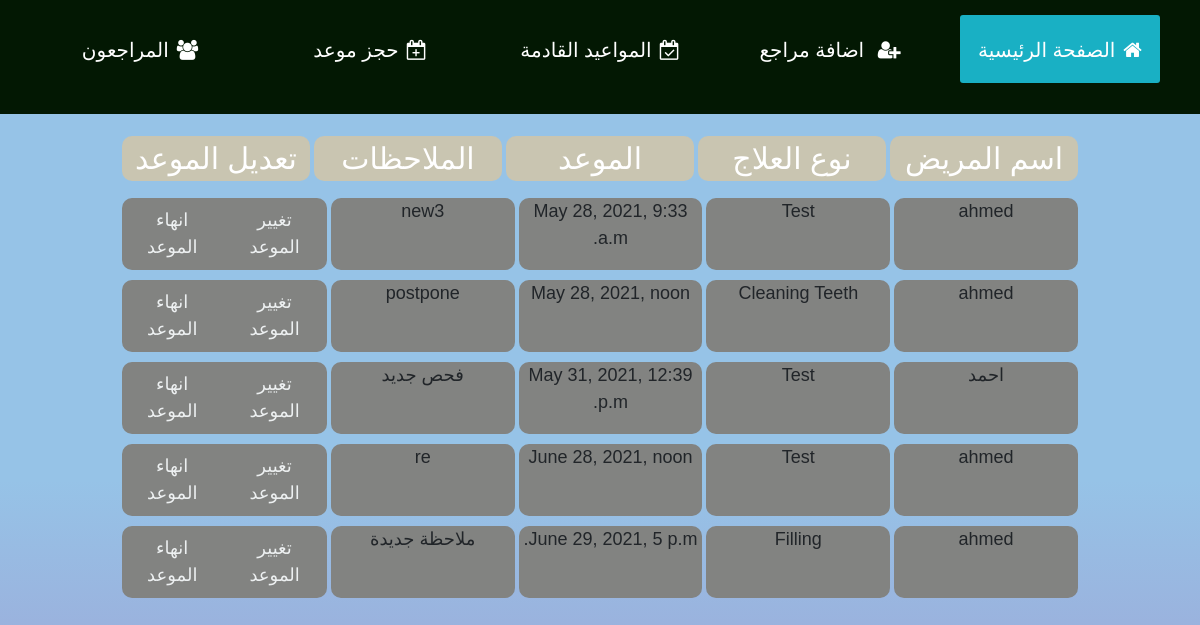
Before: /upcoming_appointments (signed in) with the older database file.
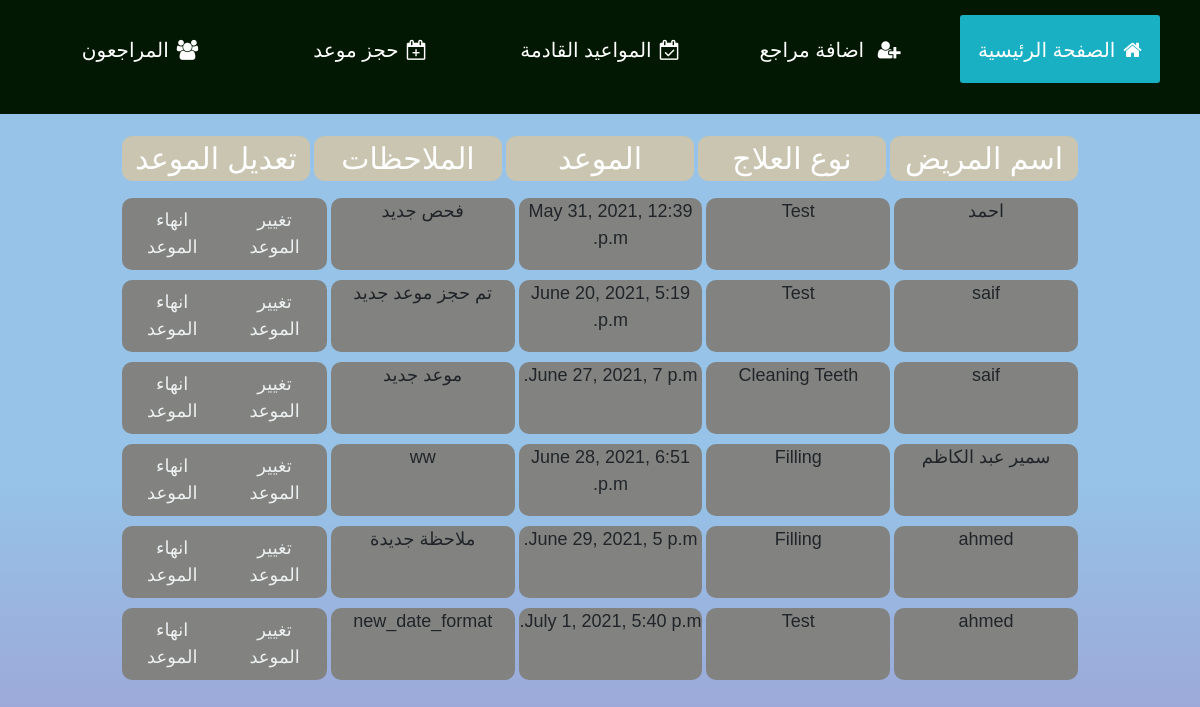
After: the same page with the newer database file.
### dentist/models.py (models this page shows)
class Next_appointment(models.Model):
    patient_name = models.ForeignKey(Patients, on_delete=models.CASCADE, related_name="np_name")
    treatment = models.ForeignKey(Treatment, on_delete=models.CASCADE, related_name="n_treatment")
    date = models.DateTimeField(auto_now=False, auto_now_add=False, default=None)
    notes = models.CharField(max_length=100, default="")

class Patients(models.Model):
    male = "m"
    female = "f"
    gender_type = [
        (male, "m"),
        (female, "f")
    ]
    name = models.CharField(max_length=64)
    age = models.IntegerField(null=True)
    gender = models.CharField(max_length=2, choices=gender_type, default=female, null=True, blank=True)
    contact_number = models.IntegerField(null=True, blank=True)
    remaining_amount = models.IntegerField(default=0)
    date_created = models.DateTimeField(auto_now_add=True)
    def __str__(self):
        return f"{self.name}"

class Treatment(models.Model):
    p_name= models.ForeignKey(Patients, on_delete=models.CASCADE, related_name="patient_name")
    treatments = models.ForeignKey(Medication_list, on_delete=models.CASCADE, related_name="list", null=True, blank=True)
    status= models.BooleanField(default=False)
    date_created = models.DateTimeField(auto_now_add=True)
    notes = models.CharField(max_length=100, default="")
    def __str__(self):
        return f"{self.treatments}"

class Medication_list(models.Model):
    treatment_title = models.CharField(max_length=100)
    total_cost = models.IntegerField(default=0)
    def __str__(self):
        return f"{self.treatment_title}"

### dentist/views.py (the view)
# urls.py: path("upcoming_appointments", views.upcoming_appointments, name="upcoming_appointments"),
@login_required
def upcoming_appointments(request):
    upcoming_appointments = Next_appointment.objects.all().order_by('date')
    if upcoming_appointments.exists():
        return render(request, "dentist/upcoming_appointments.html",{
            "upcoming_appointments": upcoming_appointments,
        })
    else:
        return render(request, "dentist/upcoming_appointments.html",{
            "message" : "لا يوجد مواعيد قادمة"
        })

### dentist/templates/dentist/upcoming_appointments.html (shortened to what this page needs)
{% extends 'dentist/layout.html'%}
{% load static %}
{% block content %}
    <div class="wrapp">
        <div class="titles">
            <div id="pat-name">اسم المريض</div>
            <div id="treat">نوع العلاج</div>
            <div id="appointment">الموعد</div>
            <div id="note">الملاحظات</div>
            <div id="modify__appointment"> تعديل الموعد </div>
    </div>
        {% for item in upcoming_appointments %}
            <div class="appointment-list">
                <div class="name">{{item.patient_name}}</div>
                <div class="treatment">{{item.treatment}}</div>
                <div class="appointment">{{item.date}}</div>
                <div class="notes">{{item.notes}}</div>
                <div class="edit__wrapp">
                    <button id="{{item.id}}" class="edit">تغيير الموعد</button>
                    <button data-bs-toggle="modal" data-bs-target="#myModal" id="archive" class="change">انهاء الموعد</button>
                </div>
            </div>
        {% endfor %}
    {% endblock %}

### dentist/templates/dentist/layout.html (shortened to what this page needs)
{% load static %}
<!doctype html>
<html lang="en" dir="rtl">
  <head>
    <link rel="stylesheet" href="{% static 'dentist/layout_style.css' %}">
    <link rel="stylesheet" href="https://cdn.jsdelivr.net/npm/@fortawesome/fontawesome-free@5.15.3/css/fontawesome.min.css">
    <link rel="stylesheet" href="{% static 'dentist/index.css' %}">
    <link rel="stylesheet" href="{% static 'dentist/jqueryui/jquery-ui.css'%}">
    <link rel="stylesheet" href="{% static 'dentist/jqueryui/jquery-ui.structure.css'%}">
    <link rel="stylesheet" href="{% static 'dentist/jqueryui/jquery-ui.theme.css'%}">
    <link rel="stylesheet" href="{% static 'dentist/timepicker/jquery-ui-timepicker-addon.min.css' %}">
    <link rel="stylesheet" href="https://cdnjs.cloudflare.com/ajax/libs/font-awesome/4.7.0/css/font-awesome.min.css">
    <link rel="stylesheet" href="{% static 'dentist/bootstrap-4.3.1-dist/css/bootstrap.min.css'%}">
  </head>
  <body>
    <div class="nav-container">
      <ul>
        <li class="active"><a href="{% url 'index'%}"><i class="fa fa-home"></i>الصفحة الرئيسية</a></li>
        <li><a href="{% url 'add_patient' %}"><i class="fa fa-user-plus"></i> اضافة مراجع</a> </li>
        <li><a href="{% url 'upcoming_appointments' %}"><i class="fa fa-calendar-check"></i>المواعيد القادمة</a> </li>
        <li><a href="{% url 'appointment' %}"><i class="fa fa-calendar-plus"></i>حجز موعد</a>  </li>
        <li><a href="{% url 'all_patients' %}"><i class="fa fa-users"></i>المراجعون</a> </li>
      </ul>
    </div>
  {% block content %}
  {% endblock %}
  </body>
</html>
</html>

### dentist/static/dentist/layout_style.css (style rules this page uses)
* { margin: 0; padding: 0; box-sizing: border-box; }
html { height: 100%; }
body { margin: 0; font-family: Arial, Helvetica, sans-serif; width: 100%; background-image: linear-gradient(rgb(150, 195, 231) 60%, rgb(159, 159, 211)); height: 100%; padding: 0; top: 0; bottom: 0; left: 0; right: 0; box-sizing: border-box; min-height: 100%; }
.nav-container { background: rgb(3, 24, 3); text-align: center; }
.nav-container ul { display: inline-flex; list-style: none; color: #fff; }
.nav-container ul li { width: 200px; margin: 15px; padding: 15px; }
.nav-container ul li a { text-decoration: none; color: #fff; font-size: 20px; }
.active , .nav-container ul li:hover { background:rgb(25, 176, 196); border-radius: 3px; }
.nav-container .fa { margin-left: 8px; }

### dentist/static/dentist/index.css (style rules this page uses)
li, a, button { font-family: Arial, Helvetica, sans-serif; font-weight: 500; font-size: 25px; color: #edf0f1; text-decoration: none; }
button { padding: 9px 25px; background-color: rgba(0, 136, 169, 1); border: none; cursor: pointer; transition: all 0.3s ease 0s; }
.wrapp { width: 80%; margin: auto; }
.appointment-list { display: grid; width: 100%; grid-template-columns: repeat(5, 1fr); }
.appointment-list > div { font-family: Arial, Helvetica, sans-serif; font-size: 18px; border-radius: 10px; text-align: center; background: rgb(130, 131, 129); margin: 5px 2px 5px 2px; }
.titles { display: grid; grid-template-columns:repeat(5, 1fr); margin-bottom: 10px; margin-top: 20px; }
.titles >div { font-family: Arial, Helvetica, sans-serif; font-size: 30px; border-radius: 10px; text-align: center; background:#c9c5b1; color: white; margin: 2px; }
.edit__wrapp { display: grid; grid-template-columns: 1fr 1fr; border-radius: 10px; border: none; padding: 0; }
.edit__wrapp button { background: none; margin: 0 1px 0 1px; width: 100%; height: 100%; border-radius: 10px; }

Changed rows visible on the page:
removed Next_appointment: patient_name "ahmed", treatment "Cleaning Teeth", date "May 28, 2021, noon", notes "postpone"
removed Next_appointment: patient_name "ahmed", treatment "Test", date "June 28, 2021, noon", notes "re"
added Next_appointment: patient_name "saif", treatment "Test", date "June 20, 2021, 5:19 p.m.", notes "تم حجز موعد جديد"
added Next_appointment: patient_name "saif", treatment "Cleaning Teeth", date "June 27, 2021, 7 p.m.", notes "موعد جديد"
added Next_appointment: patient_name "سمير عبد الكاظم", treatment "Filling", date "June 28, 2021, 6:51 p.m.", notes "ww"
changed Next_appointment: date "May 28, 2021, 9:33 a.m." → "July 1, 2021, 5:40 p.m."; notes "new3" → "new_date_format"; moves down the list
